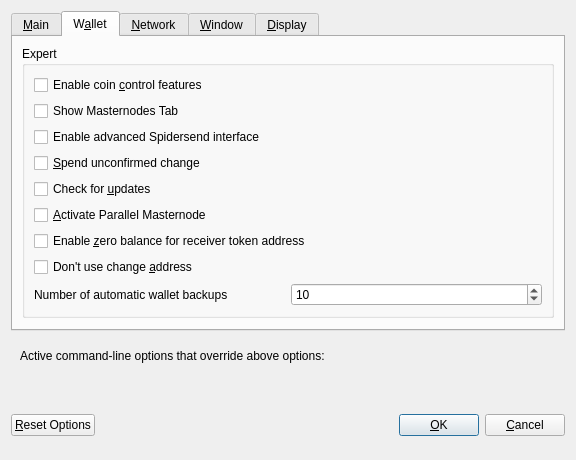
<?xml version="1.0" encoding="UTF-8"?>
<ui version="4.0">
 <class>OptionsDialog</class>
 <widget class="QDialog" name="OptionsDialog">
  <property name="geometry">
   <rect>
    <x>0</x>
    <y>0</y>
    <width>576</width>
    <height>419</height>
   </rect>
  </property>
  <property name="windowTitle">
   <string>Options</string>
  </property>
  <property name="modal">
   <bool>true</bool>
  </property>
  <layout class="QVBoxLayout" name="verticalLayout">
   <item>
    <widget class="QTabWidget" name="tabWidget">
     <property name="currentIndex">
      <number>1</number>
     </property>
     <widget class="QWidget" name="tabMain">
      <attribute name="title">
       <string>&amp;Main</string>
      </attribute>
      <layout class="QVBoxLayout" name="verticalLayout_Main">
       <item>
        <widget class="QCheckBox" name="bitcoinAtStartup">
         <property name="toolTip">
          <string>Automatically start SPDR after logging in to the system.</string>
         </property>
         <property name="text">
          <string>&amp;Start SPDR on system login</string>
         </property>
        </widget>
       </item>
       <item>
        <widget class="QCheckBox" name="logEvents">
         <property name="text">
          <string>Enable  log &amp;events</string>
         </property>
        </widget>
       </item>
       <item>
        <widget class="QCheckBox" name="txIndex">
         <property name="text">
          <string>Enable &amp;transaction indexes</string>
         </property>
        </widget>
       </item>
       <item>
        <widget class="QCheckBox" name="addressIndex">
         <property name="text">
          <string>Enable &amp;address indexes</string>
         </property>
        </widget>
       </item>
       <item>
        <layout class="QHBoxLayout" name="horizontalLayout_2_Main">
         <item>
          <widget class="QLabel" name="databaseCacheLabel">
           <property name="text">
            <string>Size of &amp;database cache</string>
           </property>
           <property name="textFormat">
            <enum>Qt::PlainText</enum>
           </property>
           <property name="buddy">
            <cstring>databaseCache</cstring>
           </property>
          </widget>
         </item>
         <item>
          <widget class="QSpinBox" name="databaseCache"/>
         </item>
         <item>
          <widget class="QLabel" name="databaseCacheUnitLabel">
           <property name="text">
            <string>MB</string>
           </property>
           <property name="textFormat">
            <enum>Qt::PlainText</enum>
           </property>
          </widget>
         </item>
         <item>
          <spacer name="horizontalSpacer_2_Main">
           <property name="orientation">
            <enum>Qt::Horizontal</enum>
           </property>
           <property name="sizeHint" stdset="0">
            <size>
             <width>40</width>
             <height>20</height>
            </size>
           </property>
          </spacer>
         </item>
        </layout>
       </item>
       <item>
        <layout class="QHBoxLayout" name="horizontalLayout_3_Main">
         <item>
          <widget class="QLabel" name="threadsScriptVerifLabel">
           <property name="text">
            <string>Number of script &amp;verification threads</string>
           </property>
           <property name="textFormat">
            <enum>Qt::PlainText</enum>
           </property>
           <property name="buddy">
            <cstring>threadsScriptVerif</cstring>
           </property>
          </widget>
         </item>
         <item>
          <widget class="QSpinBox" name="threadsScriptVerif">
           <property name="toolTip">
            <string>(0 = auto, &lt;0 = leave that many cores free)</string>
           </property>
          </widget>
         </item>
         <item>
          <spacer name="horizontalSpacer_3_Main">
           <property name="orientation">
            <enum>Qt::Horizontal</enum>
           </property>
           <property name="sizeHint" stdset="0">
            <size>
             <width>40</width>
             <height>20</height>
            </size>
           </property>
          </spacer>
         </item>
        </layout>
       </item>
       <item>
        <layout class="QHBoxLayout" name="horizontalLayout_5_Main">
         <item>
          <widget class="QLabel" name="logFileCountLabel">
           <property name="text">
            <string>Number of debug log files</string>
           </property>
          </widget>
         </item>
         <item>
          <widget class="QSpinBox" name="logFileCount">
           <property name="minimum">
            <number>1</number>
           </property>
          </widget>
         </item>
         <item>
          <spacer name="horizontalSpacer_5_Main">
           <property name="orientation">
            <enum>Qt::Horizontal</enum>
           </property>
           <property name="sizeHint" stdset="0">
            <size>
             <width>40</width>
             <height>20</height>
            </size>
           </property>
          </spacer>
         </item>
        </layout>
       </item>
       <item>
        <spacer name="verticalSpacer_Main">
         <property name="orientation">
          <enum>Qt::Vertical</enum>
         </property>
         <property name="sizeHint" stdset="0">
          <size>
           <width>20</width>
           <height>40</height>
          </size>
         </property>
        </spacer>
       </item>
       <item>
        <layout class="QHBoxLayout" name="horizontalLayout_4_Main">
         <item>
          <widget class="QLabel" name="label">
           <property name="toolTip">
            <string>This setting determines the amount of individual masternodes that an input will be anonymized through.&lt;br/&gt;More rounds of anonymization gives a higher degree of privacy, but also costs more in fees.</string>
           </property>
           <property name="text">
            <string>Darksend rounds to use</string>
           </property>
          </widget>
         </item>
         <item>
          <widget class="QSpinBox" name="darksendRounds">
           <property name="minimum">
            <number>2</number>
           </property>
           <property name="maximum">
            <number>8</number>
           </property>
           <property name="value">
            <number>4</number>
           </property>
          </widget>
         </item>
        </layout>
       </item>
       <item>
        <spacer name="verticalSpacer_Main1">
         <property name="orientation">
          <enum>Qt::Vertical</enum>
         </property>
         <property name="sizeHint" stdset="0">
          <size>
           <width>20</width>
           <height>40</height>
          </size>
         </property>
        </spacer>
       </item>
       <item>
        <layout class="QHBoxLayout" name="horizontalLayout">
         <item>
          <widget class="QLabel" name="label_2">
           <property name="toolTip">
            <string>This amount acts as a threshold to turn off Darksend once it's reached.</string>
           </property>
           <property name="statusTip">
            <string notr="true"/>
           </property>
           <property name="whatsThis">
            <string notr="true"/>
           </property>
           <property name="accessibleName">
            <string notr="true"/>
           </property>
           <property name="accessibleDescription">
            <string notr="true"/>
           </property>
           <property name="text">
            <string>Amount of SPDR to keep anonymized</string>
           </property>
          </widget>
         </item>
         <item>
          <widget class="QSpinBox" name="anonymizeSpider">
           <property name="minimum">
            <number>100</number>
           </property>
           <property name="maximum">
            <number>100000</number>
           </property>
           <property name="singleStep">
            <number>100</number>
           </property>
           <property name="value">
            <number>1000</number>
           </property>
          </widget>
         </item>
        </layout>
       </item>
      </layout>
     </widget>
     <widget class="QWidget" name="tabWallet">
      <attribute name="title">
       <string>W&amp;allet</string>
      </attribute>
      <layout class="QVBoxLayout" name="verticalLayout_Wallet">
       <item>
        <widget class="QGroupBox" name="groupBox">
         <property name="title">
          <string>Expert</string>
         </property>
         <layout class="QVBoxLayout" name="verticalLayout_2">
          <item>
           <widget class="QCheckBox" name="coinControlFeatures">
            <property name="toolTip">
             <string>Whether to show coin control features or not.</string>
            </property>
            <property name="text">
             <string>Enable coin &amp;control features</string>
            </property>
           </widget>
          </item>
          <item>
           <widget class="QCheckBox" name="showMasternodesTab">
            <property name="toolTip">
             <string>Show additional tab listing all your masternodes in first sub-tab&lt;br/&gt;and all masternodes on the network in second sub-tab.</string>
            </property>
            <property name="text">
             <string>Show Masternodes Tab</string>
            </property>
           </widget>
          </item>
          <item>
           <widget class="QCheckBox" name="showAdvancedUI">
            <property name="toolTip">
             <string>Show additional information and buttons for Spidersend on overview screen.</string>
            </property>
            <property name="text">
             <string>Enable advanced Spidersend interface</string>
            </property>
           </widget>
          </item>
          <item>
           <widget class="QCheckBox" name="spendZeroConfChange">
            <property name="toolTip">
             <string>If you disable the spending of unconfirmed change, the change from a transaction&lt;br/&gt;cannot be used until that transaction has at least one confirmation.&lt;br/&gt;This also affects how your balance is computed.</string>
            </property>
            <property name="text">
             <string>&amp;Spend unconfirmed change</string>
            </property>
           </widget>
          </item>
          <item>
           <widget class="QCheckBox" name="checkUpdates">
            <property name="text">
             <string>Check for &amp;updates</string>
            </property>
           </widget>
          </item>
          <item>
           <widget class="QCheckBox" name="parallelMasternodes">
            <property name="toolTip">
             <string>Coming soon</string>
            </property>
            <property name="text">
             <string>&amp;Activate Parallel Masternode</string>
            </property>
           </widget>
          </item>
          <item>
           <widget class="QCheckBox" name="zeroBalanceAddressToken">
            <property name="text">
             <string>Enable &amp;zero balance for receiver token address</string>
            </property>
           </widget>
          </item>
          <item>
           <widget class="QCheckBox" name="notUseChangeAddress">
            <property name="text">
             <string>Don't use change &amp;address</string>
            </property>
           </widget>
          </item>

            <item>
              <layout class="QHBoxLayout" name="horizontalLayout_1_Wallet">
                <item>
                  <widget class="QLabel" name="walletBackupslabel">
                    <property name="text">
                      <string>Number of automatic wallet backups</string>
                    </property>
                  </widget>
                </item>
                <item>
                  <widget class="QSpinBox" name="walletBackups">
                    <property name="minimum">
                      <number>1</number>
                    </property>
                    <property name="maximum">
                      <number>20</number>
                    </property>
                    <property name="value">
                      <number>10</number>
                    </property>
                  </widget>
                </item>
              </layout>
            </item>

         </layout>
        </widget>
       </item>
       <item>
        <spacer name="verticalSpacer_Wallet">
         <property name="orientation">
          <enum>Qt::Vertical</enum>
         </property>
         <property name="sizeHint" stdset="0">
          <size>
           <width>20</width>
           <height>40</height>
          </size>
         </property>
        </spacer>
       </item>
      </layout>
     </widget>
     <widget class="QWidget" name="tabNetwork">
      <attribute name="title">
       <string>&amp;Network</string>
      </attribute>
      <layout class="QVBoxLayout" name="verticalLayout_Network">
       <item>
        <widget class="QCheckBox" name="mapPortUpnp">
         <property name="toolTip">
          <string>Automatically open the SPDR client port on the router. This only works when your router supports UPnP and it is enabled.</string>
         </property>
         <property name="text">
          <string>Map port using &amp;UPnP</string>
         </property>
        </widget>
       </item>
       <item>
        <widget class="QCheckBox" name="allowIncoming">
         <property name="toolTip">
          <string>Accept connections from outside</string>
         </property>
         <property name="text">
          <string>Allow incoming connections</string>
         </property>
        </widget>
       </item>
       <item>
        <widget class="QCheckBox" name="connectSocks">
         <property name="toolTip">
          <string>Connect to the SPDR network through a SOCKS5 proxy.</string>
         </property>
         <property name="text">
          <string>&amp;Connect through SOCKS5 proxy (default proxy):</string>
         </property>
        </widget>
       </item>
       <item>
        <layout class="QHBoxLayout" name="horizontalLayout_1_Network">
         <item>
          <widget class="QLabel" name="proxyIpLabel">
           <property name="text">
            <string>Proxy &amp;IP:</string>
           </property>
           <property name="textFormat">
            <enum>Qt::PlainText</enum>
           </property>
           <property name="buddy">
            <cstring>proxyIp</cstring>
           </property>
          </widget>
         </item>
         <item>
          <widget class="QValidatedLineEdit" name="proxyIp">
           <property name="minimumSize">
            <size>
             <width>140</width>
             <height>0</height>
            </size>
           </property>
           <property name="maximumSize">
            <size>
             <width>140</width>
             <height>16777215</height>
            </size>
           </property>
           <property name="toolTip">
            <string>IP address of the proxy (e.g. IPv4: 127.0.0.1 / IPv6: ::1)</string>
           </property>
          </widget>
         </item>
         <item>
          <widget class="QLabel" name="proxyPortLabel">
           <property name="text">
            <string>&amp;Port:</string>
           </property>
           <property name="textFormat">
            <enum>Qt::PlainText</enum>
           </property>
           <property name="buddy">
            <cstring>proxyPort</cstring>
           </property>
          </widget>
         </item>
         <item>
          <widget class="QLineEdit" name="proxyPort">
           <property name="minimumSize">
            <size>
             <width>55</width>
             <height>0</height>
            </size>
           </property>
           <property name="maximumSize">
            <size>
             <width>55</width>
             <height>16777215</height>
            </size>
           </property>
           <property name="toolTip">
            <string>Port of the proxy (e.g. 9050)</string>
           </property>
          </widget>
         </item>
         <item>
          <spacer name="horizontalSpacer_1_Network">
           <property name="orientation">
            <enum>Qt::Horizontal</enum>
           </property>
           <property name="sizeHint" stdset="0">
            <size>
             <width>40</width>
             <height>20</height>
            </size>
           </property>
          </spacer>
         </item>
        </layout>
       </item>
       <item>
        <spacer name="verticalSpacer_Network">
         <property name="orientation">
          <enum>Qt::Vertical</enum>
         </property>
         <property name="sizeHint" stdset="0">
          <size>
           <width>20</width>
           <height>40</height>
          </size>
         </property>
        </spacer>
       </item>
      </layout>
     </widget>
     <widget class="QWidget" name="tabWindow">
      <attribute name="title">
       <string>&amp;Window</string>
      </attribute>
      <layout class="QVBoxLayout" name="verticalLayout_Window">
       <item>
        <widget class="QCheckBox" name="hideTrayIcon">
         <property name="toolTip">
          <string>&amp;Hide the icon from the system tray.</string>
         </property>
         <property name="text">
          <string>Hide tray icon</string>
         </property>
        </widget>
       </item>
       <item>
        <widget class="QCheckBox" name="minimizeToTray">
         <property name="toolTip">
          <string>Show only a tray icon after minimizing the window.</string>
         </property>
         <property name="text">
          <string>&amp;Minimize to the tray instead of the taskbar</string>
         </property>
        </widget>
       </item>
       <item>
        <widget class="QCheckBox" name="minimizeOnClose">
         <property name="toolTip">
          <string>Minimize instead of exit the application when the window is closed. When this option is enabled, the application will be closed only after selecting Quit in the menu.</string>
         </property>
         <property name="text">
          <string>M&amp;inimize on close</string>
         </property>
        </widget>
       </item>
       <item>
        <spacer name="verticalSpacer_Window">
         <property name="orientation">
          <enum>Qt::Vertical</enum>
         </property>
         <property name="sizeHint" stdset="0">
          <size>
           <width>20</width>
           <height>40</height>
          </size>
         </property>
        </spacer>
       </item>
      </layout>
     </widget>
     <widget class="QWidget" name="tabDisplay">
      <attribute name="title">
       <string>&amp;Display</string>
      </attribute>
      <layout class="QVBoxLayout" name="verticalLayout_Display">
       <item>
        <layout class="QHBoxLayout" name="horizontalLayout_1_Display">
         <item>
          <widget class="QLabel" name="langLabel">
           <property name="text">
            <string>User Interface &amp;language:</string>
           </property>
           <property name="textFormat">
            <enum>Qt::PlainText</enum>
           </property>
           <property name="buddy">
            <cstring>lang</cstring>
           </property>
          </widget>
         </item>
         <item>
          <widget class="QValueComboBox" name="lang">
           <property name="toolTip">
            <string>The user interface language can be set here. This setting will take effect after restarting SPDR.</string>
           </property>
          </widget>
         </item>
        </layout>
       </item>
       <item>
        <widget class="QLabel" name="label_3">
         <property name="toolTip">
          <string notr="true"/>
         </property>
         <property name="statusTip">
          <string notr="true"/>
         </property>
         <property name="whatsThis">
          <string notr="true"/>
         </property>
         <property name="accessibleName">
          <string notr="true"/>
         </property>
         <property name="text">
          <string>Language missing or translation incomplete? Help contributing translations here:
https://www.transifex.com/spdrcore/spdrcore</string>
         </property>
         <property name="wordWrap">
          <bool>true</bool>
         </property>
         <property name="openExternalLinks">
          <bool>true</bool>
         </property>
         <property name="textInteractionFlags">
          <set>Qt::TextBrowserInteraction</set>
         </property>
        </widget>
       </item>
       <item>
        <layout class="QHBoxLayout" name="horizontalLayout_4_Display" stretch="0,0">
         <item>
          <widget class="QLabel" name="themeLabel">
           <property name="text">
            <string>User Interface Theme:</string>
           </property>
          </widget>
         </item>
         <item>
          <widget class="QValueComboBox" name="theme"/>
         </item>
        </layout>
       </item>
       <item>
        <widget class="Line" name="line">
         <property name="orientation">
          <enum>Qt::Horizontal</enum>
         </property>
        </widget>
       </item>
       <item>
        <layout class="QHBoxLayout" name="horizontalLayout_2_Display">
         <item>
          <widget class="QLabel" name="unitLabel">
           <property name="text">
            <string>&amp;Unit to show amounts in:</string>
           </property>
           <property name="textFormat">
            <enum>Qt::PlainText</enum>
           </property>
           <property name="buddy">
            <cstring>unit</cstring>
           </property>
          </widget>
         </item>
         <item>
          <widget class="QValueComboBox" name="unit">
           <property name="toolTip">
            <string>Choose the default subdivision unit to show in the interface and when sending coins.</string>
           </property>
          </widget>
         </item>
        </layout>
       </item>
       <item>
        <layout class="QHBoxLayout" name="horizontalLayout_5_Display">
         <item>
          <widget class="QLabel" name="digitsLabel">
           <property name="text">
            <string>Decimal digits</string>
           </property>
          </widget>
         </item>
         <item>
          <widget class="QValueComboBox" name="digits"/>
         </item>
        </layout>
       </item>
       <item>
        <layout class="QHBoxLayout" name="horizontalLayout_3_Display">
         <item>
          <widget class="QLabel" name="thirdPartyTxUrlsLabel">
           <property name="toolTip">
            <string>Third party URLs (e.g. a block explorer) that appear in the transactions tab as context menu items. %s in the URL is replaced by transaction hash. Multiple URLs are separated by vertical bar |.</string>
           </property>
           <property name="text">
            <string>Third party transaction URLs</string>
           </property>
           <property name="buddy">
            <cstring>thirdPartyTxUrls</cstring>
           </property>
          </widget>
         </item>
         <item>
          <widget class="QLineEdit" name="thirdPartyTxUrls">
           <property name="toolTip">
            <string>Third party URLs (e.g. a block explorer) that appear in the transactions tab as context menu items. %s in the URL is replaced by transaction hash. Multiple URLs are separated by vertical bar |.</string>
           </property>
          </widget>
         </item>
        </layout>
       </item>
       <item>
        <spacer name="verticalSpacer">
         <property name="orientation">
          <enum>Qt::Vertical</enum>
         </property>
         <property name="sizeHint" stdset="0">
          <size>
           <width>20</width>
           <height>40</height>
          </size>
         </property>
        </spacer>
       </item>
      </layout>
     </widget>
    </widget>
   </item>
   <item>
    <widget class="QFrame" name="frame">
     <layout class="QVBoxLayout" name="verticalLayout_Bottom">
      <item>
       <layout class="QHBoxLayout" name="horizontalLayout_Bottom">
        <item>
         <widget class="QLabel" name="overriddenByCommandLineInfoLabel">
          <property name="text">
           <string>Active command-line options that override above options:</string>
          </property>
          <property name="textFormat">
           <enum>Qt::PlainText</enum>
          </property>
         </widget>
        </item>
        <item>
         <spacer name="horizontalSpacer_Bottom">
          <property name="orientation">
           <enum>Qt::Horizontal</enum>
          </property>
          <property name="sizeHint" stdset="0">
           <size>
            <width>40</width>
            <height>20</height>
           </size>
          </property>
         </spacer>
        </item>
       </layout>
      </item>
      <item>
       <widget class="QLabel" name="overriddenByCommandLineLabel">
        <property name="text">
         <string/>
        </property>
        <property name="textFormat">
         <enum>Qt::PlainText</enum>
        </property>
        <property name="wordWrap">
         <bool>true</bool>
        </property>
       </widget>
      </item>
     </layout>
    </widget>
   </item>
   <item>
    <layout class="QHBoxLayout" name="horizontalLayout_Buttons">
     <item>
      <widget class="QPushButton" name="resetButton">
       <property name="toolTip">
        <string>Reset all client options to default.</string>
       </property>
       <property name="text">
        <string>&amp;Reset Options</string>
       </property>
       <property name="autoDefault">
        <bool>false</bool>
       </property>
      </widget>
     </item>
     <item>
      <spacer name="horizontalSpacer_1">
       <property name="orientation">
        <enum>Qt::Horizontal</enum>
       </property>
       <property name="sizeHint" stdset="0">
        <size>
         <width>40</width>
         <height>48</height>
        </size>
       </property>
      </spacer>
     </item>
     <item>
      <widget class="QLabel" name="statusLabel">
       <property name="minimumSize">
        <size>
         <width>200</width>
         <height>0</height>
        </size>
       </property>
       <property name="font">
        <font>
         <weight>75</weight>
         <bold>true</bold>
        </font>
       </property>
       <property name="text">
        <string/>
       </property>
       <property name="textFormat">
        <enum>Qt::PlainText</enum>
       </property>
       <property name="wordWrap">
        <bool>true</bool>
       </property>
      </widget>
     </item>
     <item>
      <spacer name="horizontalSpacer_2">
       <property name="orientation">
        <enum>Qt::Horizontal</enum>
       </property>
       <property name="sizeHint" stdset="0">
        <size>
         <width>40</width>
         <height>48</height>
        </size>
       </property>
      </spacer>
     </item>
     <item>
      <widget class="QPushButton" name="okButton">
       <property name="text">
        <string>&amp;OK</string>
       </property>
       <property name="autoDefault">
        <bool>false</bool>
       </property>
       <property name="default">
        <bool>true</bool>
       </property>
      </widget>
     </item>
     <item>
      <widget class="QPushButton" name="cancelButton">
       <property name="text">
        <string>&amp;Cancel</string>
       </property>
       <property name="autoDefault">
        <bool>false</bool>
       </property>
      </widget>
     </item>
    </layout>
   </item>
  </layout>
 </widget>
 <customwidgets>
  <customwidget>
   <class>QValidatedLineEdit</class>
   <extends>QLineEdit</extends>
   <header>qvalidatedlineedit.h</header>
  </customwidget>
  <customwidget>
   <class>QValueComboBox</class>
   <extends>QComboBox</extends>
   <header>qvaluecombobox.h</header>
  </customwidget>
 </customwidgets>
 <resources/>
 <connections/>
</ui>
